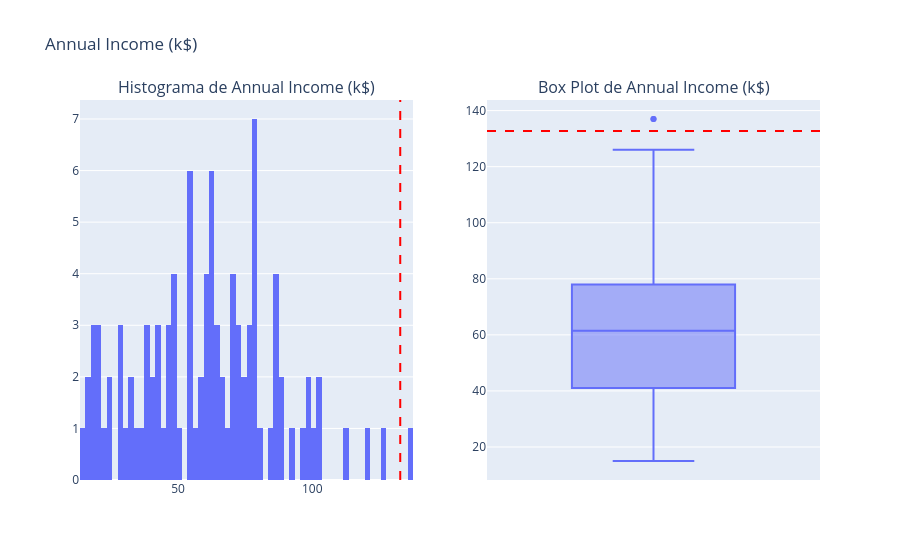

This figure's notebook cell:
### Code cell
colunas = ['Annual Income (k$)']
for campo in colunas:
    fig = make_subplots(rows=1,
                    cols=2,
                    subplot_titles=[f'Histograma de {campo}',
                                        f'Box Plot de {campo}'])
    fig.add_trace(
    px.histogram(df,
                    x=campo, 
                    histnorm="percent", 
                    nbins=100).data[0],
    row=1, col=1
    )

    fig.add_trace(
    px.box(df, y=campo).data[0],
    row=1, col=2
    )

    
    if df[campo].dtype.kind in 'biufc':
        # IQR
        q1 = df[campo].quantile(0.25)
        q3 = df[campo].quantile(0.75)
        iqr = q3 - q1
        lower_bound = q1 - 1.5 * iqr
        upper_bound = q3 + 1.5 * iqr
        fig.add_hline(y=upper_bound, 
                line_dash="dash", 
                line_color="red", 
                row=1, col=2)
        
        
        fig.add_vline(x=upper_bound,
                line_dash="dash",
                line_color="red",
                row=1, col=1)
            

    fig.update_layout(title_text=f'{campo}', 
                    showlegend=False)
    fig.show()

### Figure 1 — Plotly figure (JSON) as saved in the notebook; plotly's stock layout.template omitted (floating-point values rounded to 4 significant figures; data arrays with more than 128 entries replaced by an {"elided": "..."} marker saying what was removed)
{"data": [{"bingroup": "x", "histnorm": "percent", "hovertemplate": "Annual Income (k$)=%{x}<br>percent=%{y}<extra></extra>", "legendgroup": "", "marker": {"color": "#636efa", "pattern": {"shape": ""}}, "name": "", "nbinsx": 100, "orientation": "v", "showlegend": false, "type": "histogram", "x": {"elided": "200 int values"}, "xaxis": "x", "yaxis": "y"}, {"alignmentgroup": "True", "hovertemplate": "Annual Income (k$)=%{y}<extra></extra>", "legendgroup": "", "marker": {"color": "#636efa"}, "name": "", "notched": false, "offsetgroup": "", "orientation": "v", "showlegend": false, "type": "box", "x0": " ", "xaxis": "x2", "y": {"elided": "200 int values"}, "y0": " ", "yaxis": "y2"}], "layout": {"annotations": [{"font": {"size": 16}, "showarrow": false, "text": "Histograma de Annual Income (k$)", "x": 0.225, "xanchor": "center", "xref": "paper", "y": 1, "yanchor": "bottom", "yref": "paper"}, {"font": {"size": 16}, "showarrow": false, "text": "Box Plot de Annual Income (k$)", "x": 0.775, "xanchor": "center", "xref": "paper", "y": 1, "yanchor": "bottom", "yref": "paper"}], "shapes": [{"line": {"color": "red", "dash": "dash"}, "type": "line", "x0": 0, "x1": 1, "xref": "x2 domain", "y0": 132.8, "y1": 132.8, "yref": "y2"}, {"line": {"color": "red", "dash": "dash"}, "type": "line", "x0": 132.8, "x1": 132.8, "xref": "x", "y0": 0, "y1": 1, "yref": "y domain"}], "showlegend": false, "title": {"text": "Annual Income (k$)"}, "xaxis": {"anchor": "y", "domain": [0, 0.45]}, "xaxis2": {"anchor": "y2", "domain": [0.55, 1]}, "yaxis": {"anchor": "x", "domain": [0, 1]}, "yaxis2": {"anchor": "x2", "domain": [0, 1]}}}
